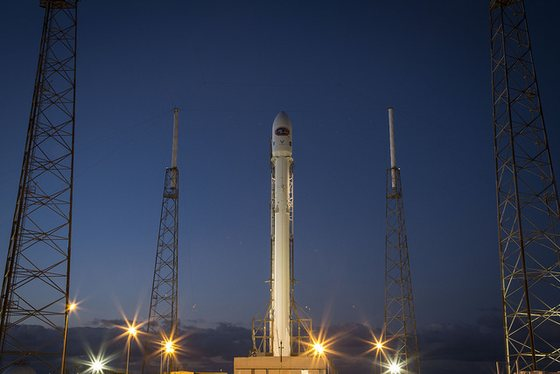
#> input picture ts/packages/playground/data/pictures/rocket.jpg, 560 x 374 px, given in place of im-000.png, which was not available
$ python digitize.py ../../../ts/packages/playground/data/pictures --out out.png
#> lines starting #> are read from the running program, lines starting #| are printed output that depends on the picture; after the words box and inside, x2 and y2 are one past the last pixel; in counts of white or black regions, pixels touching at a corner belong together; pictures that were not available may be replaced by others from this repository, and a replacement may not be noted
### bench/common/text.py
"""Text measurement for the benchmark tools: spec §5.2 "simple shaping" and the
line breaking / wrapping of §5.3, implemented independently of the engine.

* advances from ``hmtx`` through ``cmap`` (unmapped code points → glyph 0),
* GPOS pair kerning: every lookup referenced by a ``kern`` feature of any
  script's default or language system (union, ascending); type 2 or type 9
  extension to type 2; glyphs walked pairwise, skipping marks (GDEF class 3)
  when the lookup flag has IgnoreMarks; the first matching subtable applies;
  ``XAdvance`` of value record 1 (and 2, which also advances past the pair),
* width = (Σ advances + Σ adjustments) · size / unitsPerEm,
* vertical metrics from hhea (or OS/2 typo metrics when USE_TYPO_METRICS),
* ink: the bounds of the glyph outlines (the engine reads the same bounds from the table
  ``LAvb`` of its outline-free metrics fonts); a text label's box spans from the ink top of
  its first line to the ink bottom of its last line (an edge without ink: the ascent or
  descent; ADR text/measurement). Composite parts keep the ascent and descent.

The bundled Noto Sans subset in ``fonts/`` is used for the family ``default``.
"""
from __future__ import annotations

import functools
import struct
import unicodedata
from dataclasses import dataclass, field

from fontTools.ttLib import TTFont

from . import paths

ELLIPSIS = "…"


class Font:
    # [131 lines left out: functions __init__, _vbounds, _kern_lookups, _pair_subtable, _legacy_kern, _match, not called in this run]

    def glyphs(self, text: str) -> list[int]:
        return [self.cmap.get(ord(ch), 0) for ch in text]

    # [25 lines left out: function units, not called in this run]

    def width(self, text: str, size: float) -> float:
        return self.units(text) * size / self.upem

    # [46 lines left out: functions pen_positions, ink, not called in this run]

    def ascent(self, size: float) -> float:
        return self.ascent_u * size / self.upem

    def descent(self, size: float) -> float:
        return self.descent_u * size / self.upem


@functools.lru_cache(maxsize=None)
def font(weight: int = 400, family: str = "default") -> Font:
    """Bundled Noto Sans (nearest of 400/700). Other families fall back to it."""
    w = 700 if resolve_weight(weight) >= 550 else 400
    name = "NotoSans-Bold.ttf" if w == 700 else "NotoSans-Regular.ttf"
    return Font(str(paths.FONTS / name))


def resolve_weight(w) -> int:
    if w in (None, "normal"):
        return 400
    if w == "bold":
        return 700
    return int(w)


def font_file(weight: int = 400) -> str:
    return str(paths.FONTS / ("NotoSans-Bold.ttf" if resolve_weight(weight) >= 550 else "NotoSans-Regular.ttf"))


# ---------------------------------------------------------------------------
# Line breaking (spec §5.3)
# ---------------------------------------------------------------------------
# [28 lines left out: functions _is_cjk, break_opportunities, not called in this run]


def _trim(s: str) -> str:
    return s.strip(" ")


# [81 lines left out: functions greedy, candidate_widths, balanced, truncate_end, truncate_middle, not called in this run]


@dataclass
class TextLayout:
    lines: list[str]
    line_widths: list[float]
    width: float          # content width (max line width)
    height: float         # content height
    ascent: float
    descent: float
    line_pitch: float
    font_size: float
    font_weight: int
    used: str = "original"
    truncated: bool = False
    baselines: list[float] = field(default_factory=list)  # relative to the content top
    align: str = "start"  # how the lines are aligned within the widest (spec §5.1)

    # [22 lines left out: functions x_offsets, layout_lines, not called in this run]


def measure_fn(size: float, weight: int):
    f = font(weight)
    return lambda s: f.width(s, size)


# [35 lines left out: function normal_variant, not called in this run]

### bench/scenarios/13-outlier-paper/digitize.py
"""Digitize Figures 1, 3, 4 and 8 of Mumtaz et al. (2019) into ``figures.json`` (provenance only).

H. Mumtaz, M. van Garderen, F. Beck, D. Weiskopf: *Label Placement for Outliers in Scatterplots*,
EuroVis 2019 short paper, doi:10.2312/evs.20191161. The figures are raster images in the PDF;
extract them first (poppler-utils) into a directory of their own:

    pdfimages -png paper.pdf figs/          # figs/im-000.png (Fig. 1), -004 (3), -006 (4), -014 (8)
    python bench/scenarios/13-outlier-paper/digitize.py figs/ -o bench/scenarios/13-outlier-paper/figures.json

What it reads off each figure, in image px:

* **dots**: red (outliers) and blue (other points) connected components of the dot colours; a
  component of k dots' area is split by k-means (overlapping dots); dots drawn exactly on top of
  each other stay one;
* **data values**: through the axes, located by their tick marks (the tick values are typed in
  below), rounded to integers for the software metrics;
* **names**: each red dot gets the name the figure prints next to it, by an optimal assignment
  to the approximate positions typed in below;
* **published labels**: the grey label text, words found as components of the coloured sub-pixel
  fringes of its glyphs, matched to the names by measured width (Noto Sans at the size that gives
  the paper's widths) and distance (optimal assignment); words the analysis misses or cuts are
  typed in (``MANUAL``); a label has a leader where grey pixels run from its dot to its text.

``build.py`` uses only ``figures.json``; this script documents where it comes from.
"""
from __future__ import annotations

import argparse
import json
import math
import sys
from pathlib import Path

import numpy as np
from PIL import Image
from scipy import ndimage
from scipy.optimize import linear_sum_assignment
from sklearn.cluster import KMeans

sys.path.insert(0, str(Path(__file__).resolve().parents[3]))

from bench.common.text import font  # noqa: E402

RED = np.array((219, 51, 24))
BLUE = np.array((94, 128, 176))

# key: image, figure, scale (canvas px per image px: 12 px Noto Sans labels then have the paper's
# widths), axis names and tick values (from the left/top tick on), integer data, the names printed
# next to the outliers with their approximate data positions
FIGS = {
    "fig1-cbo-rfc": dict(image="im-000.png", figure="Figure 1", scale=0.5, x=("cbo", 0, 10), y=("rfc", 140, -20),
                         integer=True, names={
        "InitializationBean": (20, 140), "EditArticleAction": (16, 83), "TopicsManagerBean": (8, 69),
        "PFFForm": (28, 61), "ShowProfileAction": (20, 38), "RedactorsManager": (29, 42), "Topic": (35, 44),
        "ActionManager": (57, 53), "Redactor": (69, 41), "Guardian": (52, 36), "PFFWidget": (25, 28),
        "RequestWrapper": (40, 28), "Rights": (29, 24), "ProfileForm": (17, 21), "PFFValidator": (35, 10),
        "PTFDataModel": (27, 7), "BadParamsException": (39, 11), "NotAllowedException": (43, 11),
        "IAction": (61, 5)}),
    "fig3-cbo-wmc": dict(image="im-004.png", figure="Figure 3", scale=0.5, x=("cbo", 0, 10), y=("wmc", 35, -5),
                         integer=True, names={
        "TestManagerBean": (13, 36), "Topic": (35, 34), "TestManagerRemote": (6, 33), "Article": (19, 31),
        "Redactor": (69, 31), "HyperlinkProperties": (13, 29), "InitializationBean": (20, 29), "PFFForm": (28, 29),
        "TopicsManagerBean": (8, 24), "PFFField": (15, 23), "Issue": (22, 22), "RequestWrapper": (40, 23),
        "ArticlesManagerBean": (7, 21), "TopicsManager": (19, 19), "ArticlesManagerLocal": (7, 18),
        "Contact": (13, 18), "PFFWidget": (25, 17), "RedactorsManager": (29, 17), "HTMLHelper": (21, 15),
        "Rights": (29, 15), "Guardian": (52, 15), "PFFValidator": (35, 8), "PTFDataModel": (27, 7),
        "BadParamsException": (39, 6), "NotAllowedException": (43, 6), "IAction": (61, 5),
        "ActionManager": (57, 4)}),
    "fig8-income-disorders": dict(image="im-014.png", figure="Figure 8", scale=0.4,
                                  x=("median_income", 40000, 5000), y=("mental_disorders", 4.0, -0.5),
                                  integer=False, names={
        "Maine": (50700, 3.42), "Vermont": (59500, 2.94), "Rhode Island": (55700, 2.96),
        "New Hampshire": (75700, 3.19), "Mississippi": (40000, 2.59), "Alabama": (44500, 2.52),
        "Massachusetts": (67800, 2.65), "Minnesota": (68700, 1.96), "Washington": (67200, 1.76),
        "Connecticut": (72800, 1.84), "Florida": (48800, 1.54), "Georgia": (50700, 1.45), "Nevada": (51900, 1.21),
        "New Jersey": (68300, 1.42), "District of Columbia": (70100, 1.49), "Maryland": (73500, 1.34),
        "Alaska": (75100, 1.18)}),
}
# Figure 4 is Figure 3 with a lower outlier threshold: six more names (Util's dot is drawn blue)
FIGS["fig4-cbo-wmc-more"] = dict(FIGS["fig3-cbo-wmc"], image="im-006.png", figure="Figure 4", names={
    **FIGS["fig3-cbo-wmc"]["names"], "Message": (15, 20), "EditArticleAction": (16, 14), "Util": (18, 13),
    "ShowProfileAction": (20, 9), "NewAccountForm": (25, 4), "CharacterEncodingFilter": (1, 6)})
ORDER = ["fig1-cbo-rfc", "fig3-cbo-wmc", "fig4-cbo-wmc-more", "fig8-income-disorders"]
# words the component analysis misses or cuts (thin glyphs without fringes): text extents, image px
MANUAL = {
    "fig1-cbo-rfc": {"Topic": (463, 714, 519, 737), "IAction": (783, 961, 858, 979)},
    "fig3-cbo-wmc": {"Topic": (469, 161, 525, 184)},
    "fig4-cbo-wmc-more": {"Topic": (509, 166, 565, 189), "Issue": (354, 448, 407, 466), "Util": (304, 662, 338, 681),
                          "IAction": (840, 817, 915, 836), "EditArticleAction": (68, 591, 256, 610)},
}


def rgb(path: Path) -> np.ndarray:
    return np.asarray(Image.open(path).convert("RGB")).astype(int)


def dots(a: np.ndarray, col: np.ndarray, tol: int = 40) -> list[tuple[float, float]]:
    """Centres of the dots of one colour; components of k dots' area are split by k-means."""
    m = ndimage.binary_closing(np.abs(a - col).sum(axis=2) < tol, iterations=1)
    lab, n = ndimage.label(m)
    sizes = ndimage.sum(m, lab, range(1, n + 1))
    unit = float(np.median(sizes[sizes > 20]))
    out = []
    for i in range(1, n + 1):
        if sizes[i - 1] < 0.35 * unit:
            continue
        ys, xs = np.nonzero(lab == i)
        k = max(1, int(round(sizes[i - 1] / unit)))
        if k == 1:
            out.append((float(xs.mean()), float(ys.mean())))
        else:
            km = KMeans(n_clusters=k, n_init=10, random_state=0).fit(np.c_[xs, ys])
            out += [(float(x), float(y)) for x, y in km.cluster_centers_]
    return out


def axes(a: np.ndarray) -> tuple[int, int, list[float], list[float]]:
    """The axis row (top) and column (right) and the tick positions along them (outside the plot)."""
    blk = a.sum(axis=2) < 150
    h, w = blk.shape
    row = int(np.argmax(blk.sum(axis=1)[:h // 4]))
    col = int(w // 2 + np.argmax(blk.sum(axis=0)[w // 2:]))
    lab, n = ndimage.label(blk[row - 9:row - 2, :].sum(axis=0) >= 5)
    xt = [float(np.mean(np.nonzero(lab == i)[0])) for i in range(1, n + 1)]
    lab, n = ndimage.label(blk[:, col + 3:col + 10].sum(axis=1) >= 5)
    yt = [float(np.mean(np.nonzero(lab == i)[0])) for i in range(1, n + 1)]
    return row, col, xt, yt


def calibration(ticks: list[float], start: float, step: float, axis_at: int) -> list[list[float]]:
    """(px, value) of the first and last regular tick: the ticks one step apart (the axis' own end
    and the tick at the far axis are not ticks of the scale)."""
    ticks = [t for t in ticks if abs(t - axis_at) > 3]
    gaps = np.diff(ticks)
    g = float(np.median(gaps))
    reg = [t for k, t in enumerate(ticks) if (k > 0 and abs(gaps[k - 1] - g) < 2) or
           (k + 1 < len(ticks) and abs(gaps[k] - g) < 2)]
    return [[reg[0], start], [reg[-1], start + step * (len(reg) - 1)]]


def lin(p: float, cal) -> float:
    (p0, v0), (p1, v1) = cal
    return v0 + (p - p0) * (v1 - v0) / (p1 - p0)


def inv(v: float, cal) -> float:
    (p0, v0), (p1, v1) = cal
    return p0 + (v - v0) * (p1 - p0) / (v1 - v0)


def words(a: np.ndarray, row: int, col: int) -> list[tuple[int, int, int, int]]:
    """Boxes of the label words: the grey glyphs with their coloured sub-pixel fringes (leaders are
    grey with neutral anti-aliasing), below the top axis and left of the right one."""
    r_, b_ = a[..., 0], a[..., 2]
    dr = np.abs(a - RED).sum(axis=2)
    db = np.abs(a - BLUE).sum(axis=2)
    dot = ndimage.binary_dilation(((dr < 160) & (r_ - b_ > 80)) | ((db < 120) & (b_ - r_ > 40)), iterations=2)
    fringe = (a.max(axis=2) - a.min(axis=2) > 20) & ~dot & (a.sum(axis=2) < 740)
    seed = ndimage.binary_dilation(fringe, iterations=2) & ((np.abs(a - 128).sum(axis=2) < 12) | fringe)
    m = ndimage.binary_dilation(seed, structure=np.ones((3, 9), bool))
    m[:row + 3, :] = False
    m[:, col - 2:] = False
    lab, _ = ndimage.label(m)
    out = []
    for i, (ys, xs) in enumerate(ndimage.find_objects(lab)):
        if not 8 <= ys.stop - ys.start <= 60 or xs.stop - xs.start < 8:
            continue
        yy, xx = np.nonzero(seed[ys, xs] & (lab[ys, xs] == i + 1))
        out.append((xs.start + int(xx.min()), ys.start + int(yy.min()), xs.start + int(xx.max()) + 1,
                    ys.start + int(yy.max()) + 1))
    return sorted(out, key=lambda b: (b[1], b[0]))


def label_boxes(a, row, col, named, size, manual) -> dict[str, tuple[int, int, int, int]]:
    """The text box of each name: one word or a run of up to three words on a line, matched by width
    and distance to the name's dot (optimal assignment, every word used once)."""
    ws = words(a, row, col)
    cands = []
    for i, b in enumerate(ws):
        cands.append(((i,), b))
        run, cur = [i], b
        for _ in range(2):
            nxt = [j for j, c in enumerate(ws) if j not in run and -8 <= c[0] - cur[2] <= 22 and c[2] > cur[2]
                   and abs((c[1] + c[3]) / 2 - (cur[1] + cur[3]) / 2) < 8]
            if not nxt:
                break
            j = min(nxt, key=lambda j: ws[j][0])
            run = run + [j]
            c = ws[j]
            cur = (min(cur[0], c[0]), min(cur[1], c[1]), max(cur[2], c[2]), max(cur[3], c[3]))
            cands.append((tuple(run), cur))
    f = font(400)
    names = [n for n in named if n not in manual]
    cost = np.full((len(names), len(cands)), 1e6)
    for i, n in enumerate(names):
        px, py = named[n]
        wn = f.width(n, size)
        for j, (_ids, b) in enumerate(cands):
            wb = b[2] - b[0]
            if abs(wb - wn) > max(0.12 * wn, 10.0):
                continue
            d = math.hypot(max(b[0] - px, px - b[2], 0), max(b[1] - py, py - b[3], 0))
            cost[i, j] = 4 * abs(wb - wn) / wn + d / 400
    out = dict(manual)
    used: set[int] = set()
    rows, cols = linear_sum_assignment(cost)
    for i, j in sorted(zip(rows, cols), key=lambda t: cost[t[0], t[1]]):
        ids, b = cands[j]
        if cost[i, j] >= 1e6 or used & set(ids):
            raise SystemExit(f"no text found for {names[i]!r}")
        out[names[i]] = b
        used |= set(ids)
    return out


# [27 lines left out: function has_leader, not called in this run]


def digitize(key: str, spec: dict, images: Path) -> dict:
    a = rgb(images / spec["image"])
    row, col, xt, yt = axes(a)
    xn, x0, xs = spec["x"]
    yn, y0, ys = spec["y"]
    xcal = calibration(xt, x0, xs, col)
    ycal = calibration(yt, y0, ys, row)
    red, blue = dots(a, RED), dots(a, BLUE)
    names = list(spec["names"])
    sx, sy = xcal[1][1] - xcal[0][1], ycal[1][1] - ycal[0][1]
    cand = red + blue                     # a name may sit on a blue dot (Util in Figure 4)
    cost = np.array([[((lin(x, xcal) - spec["names"][n][0]) / sx) ** 2 +
                      ((lin(y, ycal) - spec["names"][n][1]) / sy) ** 2 for x, y in cand] for n in names])
    rows, cols = linear_sum_assignment(cost)
    if any(cost[i, j] ** 0.5 > 0.02 for i, j in zip(rows, cols)):
        raise SystemExit(f"{key}: a name is farther than 2 % of the axis from its dot")
    rnd = (lambda v: int(round(v))) if spec["integer"] else (lambda v: round(v, 3))
    xr = (lambda v: int(round(v))) if spec["integer"] else (lambda v: int(round(v, -2)))
    at = {names[i]: cand[j] for i, j in zip(rows, cols)}
    used = set(cols.tolist())
    size = 12.0 / spec["scale"]           # the font size (image px) that gives the paper's label widths
    boxes = label_boxes(a, row, col, at, size, MANUAL.get(key, {}))
    r = 7.0
    outliers = []
    for n in sorted(names):
        p = at[n]
        outliers.append({"name": n, xn: xr(lin(p[0], xcal)), yn: rnd(lin(p[1], ycal)),
                         "label": list(boxes[n]), "leader": has_leader(a, p, boxes[n], r)})
    others = sorted(({xn: xr(lin(x, xcal)), yn: rnd(lin(y, ycal))} for k, (x, y) in enumerate(cand)
                     if k not in used), key=lambda o: (o[xn], o[yn]))
    return {"figure": spec["figure"], "image_size": [a.shape[1], a.shape[0]], "scale": spec["scale"],
            "plot": [0, row, col, a.shape[0]], "dot_radius": r,
            "x": {"name": xn, "ticks": xcal}, "y": {"name": yn, "ticks": ycal},
            "outliers": outliers, "others": others}


def main(argv=None) -> int:
    ap = argparse.ArgumentParser(description=__doc__, formatter_class=argparse.RawDescriptionHelpFormatter)
    ap.add_argument("images", help="directory with the PNGs pdfimages extracted from the paper")
    ap.add_argument("-o", "--out", required=True)
    a = ap.parse_args(argv)
    figs = {k: digitize(k, FIGS[k], Path(a.images)) for k in ORDER}
#> in axes, `blk = a.sum(axis=2) < 150`:
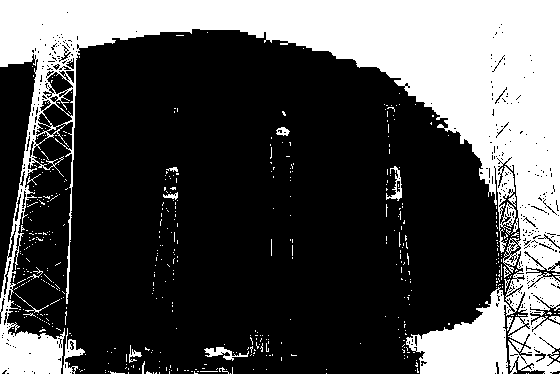
#> blk: shape (374, 560) bool; 30.8% white; 490 white regions (470 under 20 px), largest, box (x1, y1, x2, y2) and area: (0, 0, 560, 374) 61556, (63, 328, 85, 374) 321, (204, 347, 249, 361) 238
#> in axes, `row = int(np.argmax(blk.sum(axis=1)[:h // 4]))`: row = 0
#> in axes, `col = int(w // 2 + np.argmax(blk.sum(axis=0)[w // 2:]))`: col = 546
#> in axes, `lab, n = ndimage.label(blk[row - 9:row - 2, :].sum(axis=0) >= 5)`: lab = 560 values, max 18 at index 534, min 0 at index 61, mean 3.12; n = 18
#> in axes, `xt = [float(np.mean(np.nonzero(lab == i)[0])) for i in range(1, n + 1)]`: xt = [30, 63.5, 66.5, 69, 71, 75, 142.5, 222, 232, 417, 458, 503, 512.5, 519.5, 523, 525, 531.5, 546.5]
#> in axes, `lab, n = ndimage.label(blk[:, col + 3:col + 10].sum(axis=1) >= 5)`: lab = 374 values, max 17 at index 361, min 0 at index 234, mean 3.53; n = 17
#> in axes, `yt = [float(np.mean(np.nonzero(lab == i)[0])) for i in range(1, n + 1)]`: yt = [116.5, 237, 242.5, 246, 257, 269.5, 274, 277, 281, 294.5, 306, 313, 317, 336.5, 353, 356, 366]
#> in digitize, `row, col, xt, yt = axes(a)`: row = 0; col = 546
#> in calibration, `ticks = [t for t in ticks if abs(t - axis_at) > 3]`: ticks = [30, 63.5, 66.5, 69, 71, 75, 142.5, 222, 232, 417, 458, 503, 512.5, 519.5, 523, 525, 531.5]
#> in calibration, `gaps = np.diff(ticks)`: gaps = [33.5, 3, 2.5, 2, 4, 67.5, 79.5, 10, 185, 41, 45, 9.5, 7, 3.5, 2, 6.5]
#> in calibration, `g = float(np.median(gaps))`: g = 8.25
#> in calibration, `reg = [t for k, t in enumerate(ticks) if (k > 0 and abs(gaps[k - 1] - ..`: reg = [222, 232, 503, 512.5, 519.5, 525, 531.5]
#> in digitize, `xcal = calibration(xt, x0, xs, col)`: xcal = [[222, 0], [531.5, 60]]
#> in digitize, `ycal = calibration(yt, y0, ys, row)`: ycal = [[306, 140], [366, 80]]
#> in dots, `lab, n = ndimage.label(m)`: n = 0
#> in dots, `sizes = ndimage.sum(m, lab, range(1, n + 1))`: sizes = empty array
#> in dots, `unit = float(np.median(sizes[sizes > 20]))`: unit = nan
#> after the loop in dots, `for i in range(1, n + 1):`: out = []
#> in digitize, `sx, sy = xcal[1][1] - xcal[0][1], ycal[1][1] - ycal[0][1]`: sx = 60; sy = -60
#> in digitize, `cand = red + blue`: cand = []
#> in digitize, `cost = np.array([[((lin(x, xcal) - spec["names"][n][0]) / sx) ** 2 + (..`: cost = empty array
#> in digitize, `at = {names[i]: cand[j] for i, j in zip(rows, cols)}`: at = 0 items
#> in words, `r_, b_ = a[..., 0], a[..., 2]`:
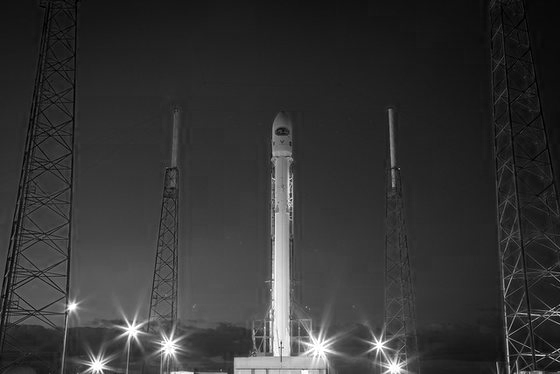
#> r_: shape (374, 560) int64; min 0, max 255, mean 52.3
#> in words, `dr = np.abs(a - RED).sum(axis=2)`:
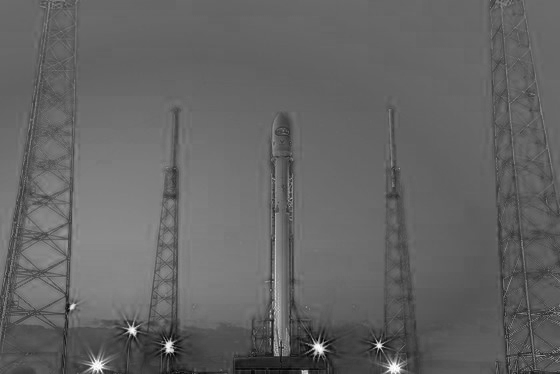
#> dr: shape (374, 560) int64; min 102, max 470, mean 246.9; drawn with min black and max white
#> in words, `db = np.abs(a - BLUE).sum(axis=2)`:
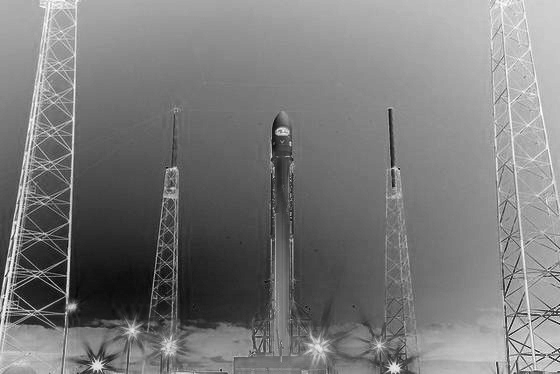
#> db: shape (374, 560) int64; min 43, max 397, mean 213.1; drawn with min black and max white
#> in words, `dot = ndimage.binary_dilation(((dr < 160) & (r_ - b_ > 80)) | ((db < 1..`:
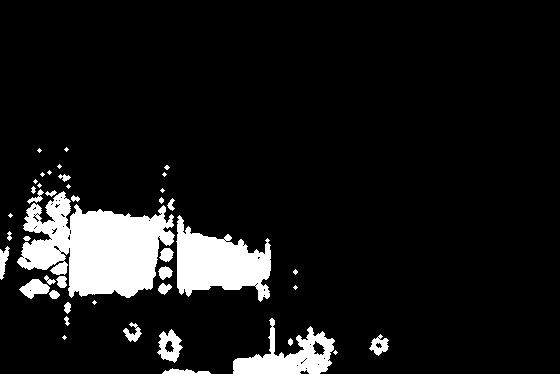
#> dot: shape (374, 560) bool; 9.7% white; 44 white regions (17 under 20 px), largest, box (x1, y1, x2, y2) and area: (17, 191, 175, 298) 10046, (176, 215, 271, 302) 4773, (233, 318, 335, 374) 2490
#> in words, `m[:, col - 2:] = False`:
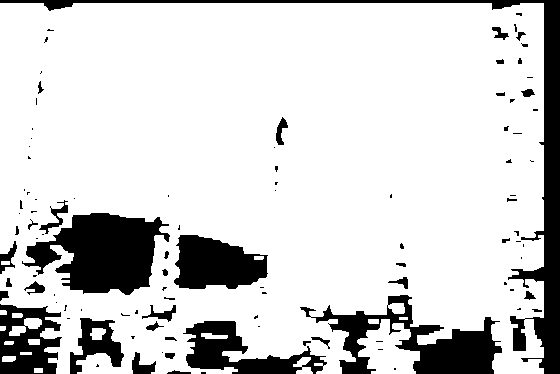
#> m: shape (374, 560) bool; 82.7% white; 102 black regions (64 under 20 px), largest, box (x1, y1, x2, y2) and area: (0, 0, 560, 374) 9007, (22, 213, 170, 295) 7357, (300, 295, 502, 374) 5839
#> in words, `lab, _ = ndimage.label(m)`:
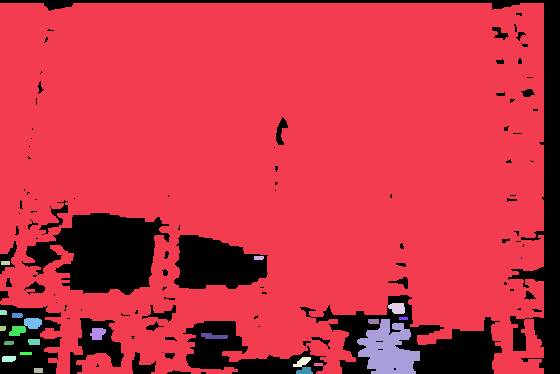
#> lab: shape (374, 560) int32; 23 distinct labels, from 0 to 22; one colour per label, 0 black
#> the loop in words, `for i, (ys, xs) in enumerate(ndimage.find_objects(lab)):` made 22 passes
#> (yy, xx) on pass 19: ([1, 2, 3, 4, 5, 5, 6, 8], [13, 12, 11, 10, 8, 9, 8, 4])
#> after the loop in words, `for i, (ys, xs) in enumerate(ndimage.find_objects(lab)):`: out = [(392, 304, 401, 313), (28, 319, 38, 328), (361, 320, 416, 374), (13, 327, 22, 335), (94, 329, 102, 339), (297, 358, 307, 366)]
#> in label_boxes, `ws = words(a, row, col)`: ws has the same summary as out in words
#> the loop in label_boxes, `for i, b in enumerate(ws):` made 6 passes
#> after the loop in label_boxes, `for i, b in enumerate(ws):`: cands = [((0,), (392, 304, 401, 313)), ((1,), (28, 319, 38, 328)), ((2,), (361, 320, 416, 374)), ((3,), (13, 327, 22, 335)), ((3, 1), (13, 319, 38, 335)), ((4,), (94, 329, 102, 339)), ((5,), (297, 358, 307, 366))]
    doc = {"paper": "H. Mumtaz, M. van Garderen, F. Beck, D. Weiskopf: Label Placement for Outliers in "
                    "Scatterplots. EuroVis 2019 short paper, doi:10.2312/evs.20191161",
           "units": "image px of the figures as embedded in the PDF; data values in the axes' units",
           "figures": figs}
    Path(a.out).write_text(json.dumps(doc, indent=1, ensure_ascii=False) + "\n", encoding="utf-8")
    for k, f in figs.items():
        print(f"{k}: {len(f['outliers'])} outliers ({sum(o['leader'] for o in f['outliers'])} with leaders), "
              f"{len(f['others'])} other points")
    return 0


if __name__ == "__main__":
#> (the run stopped early here; a loop or call above may not have finished)
